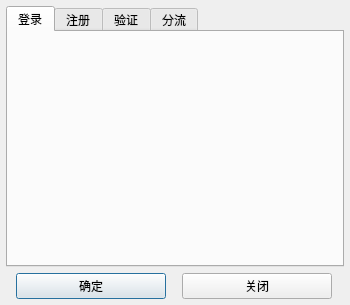
<?xml version="1.0" encoding="UTF-8"?>
<ui version="4.0">
 <class>Login</class>
 <widget class="QDialog" name="Login">
  <property name="geometry">
   <rect>
    <x>0</x>
    <y>0</y>
    <width>350</width>
    <height>305</height>
   </rect>
  </property>
  <property name="minimumSize">
   <size>
    <width>350</width>
    <height>0</height>
   </size>
  </property>
  <property name="maximumSize">
   <size>
    <width>500</width>
    <height>16777215</height>
   </size>
  </property>
  <property name="windowTitle">
   <string>Dialog</string>
  </property>
  <layout class="QVBoxLayout" name="verticalLayout_2">
   <property name="leftMargin">
    <number>6</number>
   </property>
   <property name="topMargin">
    <number>6</number>
   </property>
   <property name="rightMargin">
    <number>6</number>
   </property>
   <property name="bottomMargin">
    <number>6</number>
   </property>
   <item>
    <widget class="QTabWidget" name="tabWidget">
     <property name="currentIndex">
      <number>0</number>
     </property>
     <widget class="LoginWidget" name="tab">
      <attribute name="title">
       <string>登录</string>
      </attribute>
      <layout class="QVBoxLayout" name="verticalLayout_3">
       <property name="spacing">
        <number>12</number>
       </property>
       <property name="topMargin">
        <number>9</number>
       </property>
       <property name="rightMargin">
        <number>9</number>
       </property>
       <property name="bottomMargin">
        <number>9</number>
       </property>
      </layout>
     </widget>
     <widget class="RegisterWidget" name="tab_2">
      <attribute name="title">
       <string>注册</string>
      </attribute>
     </widget>
     <widget class="UserManagerWidget" name="tab_3">
      <attribute name="title">
       <string>验证</string>
      </attribute>
     </widget>
     <widget class="LoginProxyWidget" name="tab_4">
      <attribute name="title">
       <string>分流</string>
      </attribute>
     </widget>
    </widget>
   </item>
   <item>
    <layout class="QHBoxLayout" name="horizontalLayout_3">
     <item>
      <widget class="QPushButton" name="loginButton">
       <property name="maximumSize">
        <size>
         <width>150</width>
         <height>30</height>
        </size>
       </property>
       <property name="styleSheet">
        <string notr="true"/>
       </property>
       <property name="text">
        <string>确定</string>
       </property>
       <property name="shortcut">
        <string>Return</string>
       </property>
      </widget>
     </item>
     <item>
      <widget class="QPushButton" name="closeButton">
       <property name="maximumSize">
        <size>
         <width>150</width>
         <height>30</height>
        </size>
       </property>
       <property name="text">
        <string>关闭</string>
       </property>
      </widget>
     </item>
    </layout>
   </item>
  </layout>
 </widget>
 <customwidgets>
  <customwidget>
   <class>RegisterWidget</class>
   <extends>QWidget</extends>
   <header location="global">view.user.register_widget.h</header>
   <container>1</container>
  </customwidget>
  <customwidget>
   <class>LoginWidget</class>
   <extends>QWidget</extends>
   <header location="global">view.user.login_widget.h</header>
   <container>1</container>
  </customwidget>
  <customwidget>
   <class>LoginProxyWidget</class>
   <extends>QWidget</extends>
   <header location="global">view.user.login_proxy_widget.h</header>
   <container>1</container>
  </customwidget>
  <customwidget>
   <class>UserManagerWidget</class>
   <extends>QWidget</extends>
   <header location="global">view.user.user_manager_widget.h</header>
   <container>1</container>
  </customwidget>
 </customwidgets>
 <resources/>
 <connections/>
</ui>
